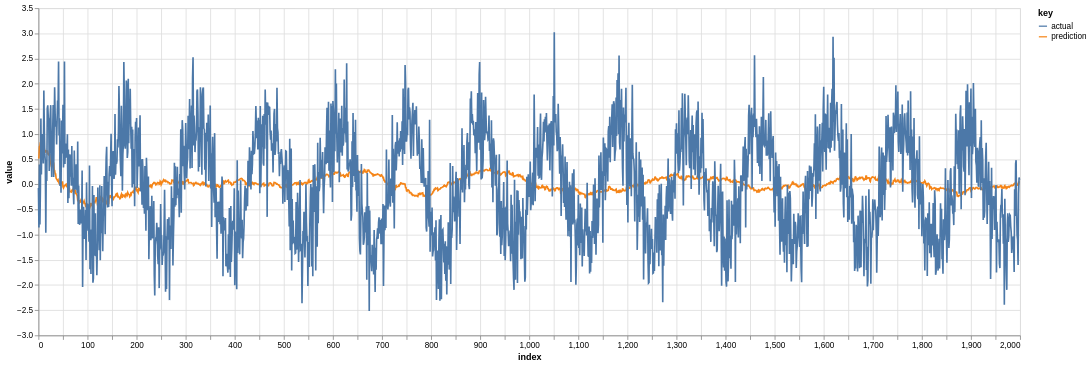

The code cell stored with this chart in its notebook:
### Code cell
i = 0
# i = 25

i_s, x_s, y_s = batch
x_s = x_s.numpy()
x_pred, z_mean, z_sd = model(x_s[i], jr.PRNGKey(42))

display(ds.metadata_df.loc[i_s[i].item()])

df = pd.DataFrame({'prediction': x_pred[0], 'actual': x_s[i].ravel()})
n_rows = 2000
alt.Chart(
    df.iloc[:n_rows].reset_index()
).transform_fold(
    df.columns.to_list()
).mark_line().encode(
    x='index:Q', y='value:Q', color='key:N'
).properties(width=1_200, height=400)

### Figure 1 — Vega-Lite specification as saved in the notebook (floating-point values rounded to 4 significant figures; data arrays with more than 128 entries replaced by an {"elided": "..."} marker saying what was removed)
{"config": {"view": {"continuousWidth": 300, "continuousHeight": 300}}, "data": {"name": "data-5d520e7be113dd4536f5c59efa8dc998"}, "mark": {"type": "line"}, "encoding": {"color": {"field": "key", "type": "nominal"}, "x": {"field": "index", "type": "quantitative"}, "y": {"field": "value", "type": "quantitative"}}, "height": 400, "transform": [{"fold": ["prediction", "actual"]}], "width": 1200, "$schema": "https://vega.github.io/schema/vega-lite/v5.8.0.json", "datasets": {"data-5d520e7be113dd4536f5c59efa8dc998": {"elided": "2000 records"}}}
